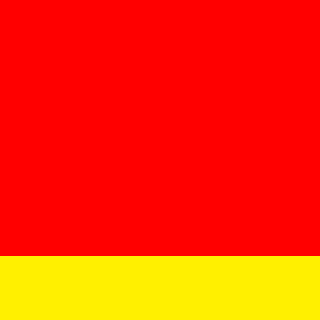

Tiled map render using the project's own tile images. Description and the map definition, with tile-layer contents summarised, below:
An orthogonal 10x10 tile map with 32x32 px tiles, 1 tile layer (tile_layer_1), 2 tilesets and 3 objects (3x dot).

<map version="1.0" orientation="orthogonal" renderorder="right-down" width="10" height="10" tilewidth="32" tileheight="32" nextobjectid="24">
 <tileset firstgid="1" name="32_tileset" tilewidth="32" tileheight="32" tilecount="16">
  <image source="32_tileset.png" width="128" height="128" />
 </tileset>
 <tileset firstgid="17" name="64_objectset" tilewidth="64" tileheight="64" tilecount="4">
  <image source="64_objectset.png" width="128" height="128" />
 </tileset>
 <layer name="tile_layer_1" width="10" height="10">
  <data>[100 cells, 100 non-empty, 2 distinct tile ids]</data>
 </layer>
 <objectgroup name="object_layer_1">
  <object id="17" name="dot" gid="17" x="31" y="98" width="64" height="64" />
  <object id="21" name="dot" gid="17" x="189" y="104" width="64" height="64" />
  <object id="22" name="dot" gid="17" x="71" y="226" width="64" height="64" />
 </objectgroup>
</map>
